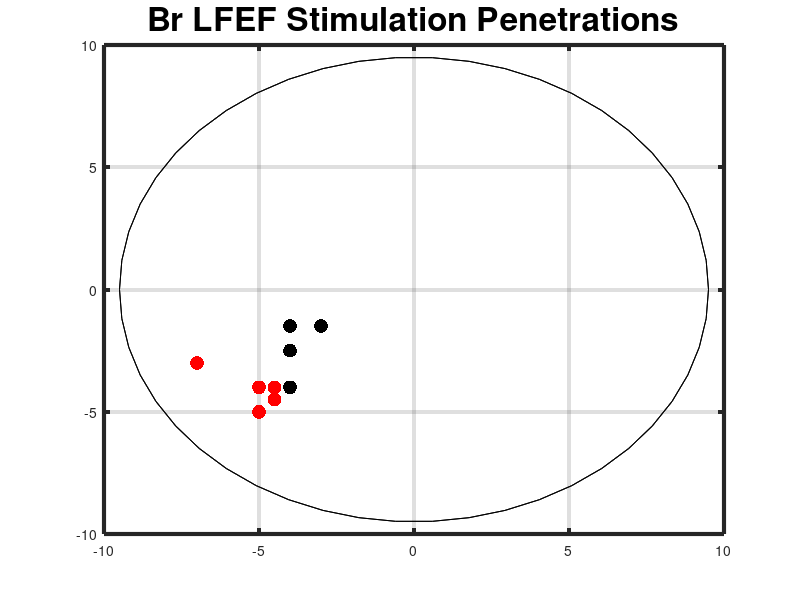

Write MATLAB code to recreate this figure.
% setup variables
dot_size = 100;
sacc_yes = 'r';
sacc_no = 'k';

hold on;

%
% bpLFEFStim2_6_15
%


%
% bpLFEFStim2_10_15
%

% variables
bpLFEFStim2_10_15depth = -6475;
bpLFEFStim2_10_15AP = -4;
bpLFEFStim2_10_15ML = -4.5;

% session depth + coordinates
bpLFEFStim2_10_15top = [bpLFEFStim2_10_15ML, bpLFEFStim2_10_15AP, 0];
bpLFEFStim2_10_15bottom = [bpLFEFStim2_10_15ML, bpLFEFStim2_10_15AP, bpLFEFStim2_10_15depth];
bpLFEFStim2_10_15 = [bpLFEFStim2_10_15top;bpLFEFStim2_10_15bottom];
plot3(bpLFEFStim2_10_15(:,1),bpLFEFStim2_10_15(:,2),bpLFEFStim2_10_15(:,3), 'r')

bpLFEFStim2_10_15ch06 = scatter3(bpLFEFStim2_10_15ML, bpLFEFStim2_10_15AP, bpLFEFStim2_10_15depth + 3200, dot_size, sacc_yes, 'filled');
bpLFEFStim2_10_15ch05 = scatter3(bpLFEFStim2_10_15ML, bpLFEFStim2_10_15AP, bpLFEFStim2_10_15depth + 2900, dot_size, sacc_yes, 'filled');
bpLFEFStim2_10_15ch04 = scatter3(bpLFEFStim2_10_15ML, bpLFEFStim2_10_15AP, bpLFEFStim2_10_15depth + 2400, dot_size, sacc_yes, 'filled');
bpLFEFStim2_10_15ch03 = scatter3(bpLFEFStim2_10_15ML, bpLFEFStim2_10_15AP, bpLFEFStim2_10_15depth + 2000, dot_size, sacc_yes, 'filled');
bpLFEFStim2_10_15ch02 = scatter3(bpLFEFStim2_10_15ML, bpLFEFStim2_10_15AP, bpLFEFStim2_10_15depth + 1300, dot_size, sacc_yes, 'filled');
bpLFEFStim2_10_15ch01 = scatter3(bpLFEFStim2_10_15ML, bpLFEFStim2_10_15AP, bpLFEFStim2_10_15depth +    0, dot_size,  sacc_no, 'filled');


%
% bpLFEFStim2_19_15
%

% variables
bpLFEFStim2_19_15depth = -4050;
bpLFEFStim2_19_15AP = -4.5;
bpLFEFStim2_19_15ML = -4.5;

% session depth + coordinates
bpLFEFStim2_19_15top = [bpLFEFStim2_19_15ML, bpLFEFStim2_19_15AP, 0];
bpLFEFStim2_19_15bottom = [bpLFEFStim2_19_15ML, bpLFEFStim2_19_15AP, bpLFEFStim2_19_15depth];
bpLFEFStim2_19_15 = [bpLFEFStim2_19_15top;bpLFEFStim2_19_15bottom];
plot3(bpLFEFStim2_19_15(:,1),bpLFEFStim2_19_15(:,2),bpLFEFStim2_19_15(:,3), 'r')


bpLFEFStim2_19_15ch10 = scatter3(bpLFEFStim2_19_15ML, bpLFEFStim2_19_15AP, bpLFEFStim2_19_15depth + 3100, dot_size, sacc_yes, 'filled');
bpLFEFStim2_19_15ch09 = scatter3(bpLFEFStim2_19_15ML, bpLFEFStim2_19_15AP, bpLFEFStim2_19_15depth + 2800, dot_size, sacc_yes, 'filled');
bpLFEFStim2_19_15ch08 = scatter3(bpLFEFStim2_19_15ML, bpLFEFStim2_19_15AP, bpLFEFStim2_19_15depth + 2500, dot_size, sacc_yes, 'filled');
bpLFEFStim2_19_15ch07 = scatter3(bpLFEFStim2_19_15ML, bpLFEFStim2_19_15AP, bpLFEFStim2_19_15depth + 2100, dot_size, sacc_yes, 'filled');
bpLFEFStim2_19_15ch06 = scatter3(bpLFEFStim2_19_15ML, bpLFEFStim2_19_15AP, bpLFEFStim2_19_15depth + 1800, dot_size, sacc_yes, 'filled');
bpLFEFStim2_19_15ch05 = scatter3(bpLFEFStim2_19_15ML, bpLFEFStim2_19_15AP, bpLFEFStim2_19_15depth + 1200, dot_size, sacc_yes, 'filled');
bpLFEFStim2_19_15ch04 = scatter3(bpLFEFStim2_19_15ML, bpLFEFStim2_19_15AP, bpLFEFStim2_19_15depth +  900, dot_size, sacc_yes, 'filled');
bpLFEFStim2_19_15ch03 = scatter3(bpLFEFStim2_19_15ML, bpLFEFStim2_19_15AP, bpLFEFStim2_19_15depth +  600, dot_size, sacc_yes, 'filled');
bpLFEFStim2_19_15ch02 = scatter3(bpLFEFStim2_19_15ML, bpLFEFStim2_19_15AP, bpLFEFStim2_19_15depth +  300, dot_size, sacc_yes, 'filled');
bpLFEFStim2_19_15ch01 = scatter3(bpLFEFStim2_19_15ML, bpLFEFStim2_19_15AP, bpLFEFStim2_19_15depth +    0, dot_size, sacc_yes, 'filled');


%
% bpLFEFStim2_27_15
%

% variables
bpLFEFStim2_27_15depth = -4600;
bpLFEFStim2_27_15AP = -4;
bpLFEFStim2_27_15ML = -4;

% session depth + coordinates
bpLFEFStim2_27_15top = [bpLFEFStim2_27_15ML, bpLFEFStim2_27_15AP, 0];
bpLFEFStim2_27_15bottom = [bpLFEFStim2_27_15ML, bpLFEFStim2_27_15AP, bpLFEFStim2_27_15depth];
bpLFEFStim2_27_15 = [bpLFEFStim2_27_15top;bpLFEFStim2_27_15bottom];
plot3(bpLFEFStim2_27_15(:,1),bpLFEFStim2_27_15(:,2),bpLFEFStim2_27_15(:,3), 'r')


bpLFEFStim2_27_15ch04 = scatter3(bpLFEFStim2_27_15ML, bpLFEFStim2_27_15AP, bpLFEFStim2_27_15depth + 3300, dot_size, sacc_no, 'filled');
bpLFEFStim2_27_15ch03 = scatter3(bpLFEFStim2_27_15ML, bpLFEFStim2_27_15AP, bpLFEFStim2_27_15depth + 3000, dot_size, sacc_yes, 'filled');
bpLFEFStim2_27_15ch02 = scatter3(bpLFEFStim2_27_15ML, bpLFEFStim2_27_15AP, bpLFEFStim2_27_15depth + 2700, dot_size, sacc_yes, 'filled');
bpLFEFStim2_27_15ch01 = scatter3(bpLFEFStim2_27_15ML, bpLFEFStim2_27_15AP, bpLFEFStim2_27_15depth +    0, dot_size, sacc_yes, 'filled');

%
% bpLFEFStim3_04_15
%

% variables
bpLFEFStim3_04_15depth = -3600;
bpLFEFStim3_04_15AP = -1.5;
bpLFEFStim3_04_15ML = -3;

% session depth + coordinates
bpLFEFStim3_04_15top = [bpLFEFStim3_04_15ML, bpLFEFStim3_04_15AP, 0];
bpLFEFStim3_04_15bottom = [bpLFEFStim3_04_15ML, bpLFEFStim3_04_15AP, bpLFEFStim3_04_15depth];
bpLFEFStim3_04_15 = [bpLFEFStim3_04_15top;bpLFEFStim3_04_15bottom];
plot3(bpLFEFStim3_04_15(:,1),bpLFEFStim3_04_15(:,2),bpLFEFStim3_04_15(:,3), 'r')

bpLFEFStim3_04_15ch10 = scatter3(bpLFEFStim3_04_15ML, bpLFEFStim3_04_15AP, bpLFEFStim3_04_15depth + 2500, dot_size, sacc_no, 'filled');
bpLFEFStim3_04_15ch09 = scatter3(bpLFEFStim3_04_15ML, bpLFEFStim3_04_15AP, bpLFEFStim3_04_15depth + 2200, dot_size, sacc_no, 'filled');
bpLFEFStim3_04_15ch08 = scatter3(bpLFEFStim3_04_15ML, bpLFEFStim3_04_15AP, bpLFEFStim3_04_15depth + 1700, dot_size, sacc_no, 'filled');
bpLFEFStim3_04_15ch07 = scatter3(bpLFEFStim3_04_15ML, bpLFEFStim3_04_15AP, bpLFEFStim3_04_15depth + 1500, dot_size, sacc_yes, 'filled');
bpLFEFStim3_04_15ch06 = scatter3(bpLFEFStim3_04_15ML, bpLFEFStim3_04_15AP, bpLFEFStim3_04_15depth + 1200, dot_size, sacc_yes, 'filled');
bpLFEFStim3_04_15ch05 = scatter3(bpLFEFStim3_04_15ML, bpLFEFStim3_04_15AP, bpLFEFStim3_04_15depth + 1000, dot_size, sacc_yes, 'filled');
bpLFEFStim3_04_15ch04 = scatter3(bpLFEFStim3_04_15ML, bpLFEFStim3_04_15AP, bpLFEFStim3_04_15depth +  800, dot_size, sacc_yes, 'filled');
bpLFEFStim3_04_15ch03 = scatter3(bpLFEFStim3_04_15ML, bpLFEFStim3_04_15AP, bpLFEFStim3_04_15depth +  500, dot_size, sacc_yes, 'filled');
bpLFEFStim3_04_15ch02 = scatter3(bpLFEFStim3_04_15ML, bpLFEFStim3_04_15AP, bpLFEFStim3_04_15depth +  200, dot_size, sacc_yes, 'filled');
bpLFEFStim3_04_15ch01 = scatter3(bpLFEFStim3_04_15ML, bpLFEFStim3_04_15AP, bpLFEFStim3_04_15depth +    0, dot_size, sacc_yes, 'filled');


%
% bpLFEFStim3_12_15
%

% variables
bpLFEFStim3_12_15depth = -6800;
bpLFEFStim3_12_15AP = -1.5;
bpLFEFStim3_12_15ML = -4;

% session depth + coordinates
bpLFEFStim3_12_15top = [bpLFEFStim3_12_15ML, bpLFEFStim3_12_15AP, 0];
bpLFEFStim3_12_15bottom = [bpLFEFStim3_12_15ML, bpLFEFStim3_12_15AP, bpLFEFStim3_12_15depth];
bpLFEFStim3_12_15 = [bpLFEFStim3_12_15top;bpLFEFStim3_12_15bottom];
plot3(bpLFEFStim3_12_15(:,1),bpLFEFStim3_12_15(:,2),bpLFEFStim3_12_15(:,3), 'r')

bpLFEFStim3_12_15ch16 = scatter3(bpLFEFStim3_12_15ML, bpLFEFStim3_12_15AP, bpLFEFStim3_12_15depth + 5400, dot_size, sacc_no, 'filled');
bpLFEFStim3_12_15ch15 = scatter3(bpLFEFStim3_12_15ML, bpLFEFStim3_12_15AP, bpLFEFStim3_12_15depth + 5000, dot_size, sacc_no, 'filled');
bpLFEFStim3_12_15ch14 = scatter3(bpLFEFStim3_12_15ML, bpLFEFStim3_12_15AP, bpLFEFStim3_12_15depth + 4600, dot_size, sacc_no, 'filled');
bpLFEFStim3_12_15ch13 = scatter3(bpLFEFStim3_12_15ML, bpLFEFStim3_12_15AP, bpLFEFStim3_12_15depth + 4300, dot_size, sacc_no, 'filled');
bpLFEFStim3_12_15ch12 = scatter3(bpLFEFStim3_12_15ML, bpLFEFStim3_12_15AP, bpLFEFStim3_12_15depth + 4000, dot_size, sacc_no, 'filled');
bpLFEFStim3_12_15ch11 = scatter3(bpLFEFStim3_12_15ML, bpLFEFStim3_12_15AP, bpLFEFStim3_12_15depth + 3700, dot_size, sacc_no, 'filled');
bpLFEFStim3_12_15ch10 = scatter3(bpLFEFStim3_12_15ML, bpLFEFStim3_12_15AP, bpLFEFStim3_12_15depth + 3300, dot_size, sacc_no, 'filled');
bpLFEFStim3_12_15ch09 = scatter3(bpLFEFStim3_12_15ML, bpLFEFStim3_12_15AP, bpLFEFStim3_12_15depth + 3000, dot_size, sacc_no, 'filled');
bpLFEFStim3_12_15ch08 = scatter3(bpLFEFStim3_12_15ML, bpLFEFStim3_12_15AP, bpLFEFStim3_12_15depth + 2800, dot_size, sacc_no, 'filled');
bpLFEFStim3_12_15ch07 = scatter3(bpLFEFStim3_12_15ML, bpLFEFStim3_12_15AP, bpLFEFStim3_12_15depth + 2300, dot_size, sacc_no, 'filled');
bpLFEFStim3_12_15ch06 = scatter3(bpLFEFStim3_12_15ML, bpLFEFStim3_12_15AP, bpLFEFStim3_12_15depth + 1900, dot_size, sacc_no, 'filled');
bpLFEFStim3_12_15ch05 = scatter3(bpLFEFStim3_12_15ML, bpLFEFStim3_12_15AP, bpLFEFStim3_12_15depth + 1500, dot_size, sacc_no, 'filled');
bpLFEFStim3_12_15ch04 = scatter3(bpLFEFStim3_12_15ML, bpLFEFStim3_12_15AP, bpLFEFStim3_12_15depth +  800, dot_size, sacc_yes, 'filled');
bpLFEFStim3_12_15ch03 = scatter3(bpLFEFStim3_12_15ML, bpLFEFStim3_12_15AP, bpLFEFStim3_12_15depth +  500, dot_size, sacc_no, 'filled');
bpLFEFStim3_12_15ch02 = scatter3(bpLFEFStim3_12_15ML, bpLFEFStim3_12_15AP, bpLFEFStim3_12_15depth +  200, dot_size, sacc_yes, 'filled');
bpLFEFStim3_12_15ch01 = scatter3(bpLFEFStim3_12_15ML, bpLFEFStim3_12_15AP, bpLFEFStim3_12_15depth +    0, dot_size, sacc_yes, 'filled');

%
% bpLFEFStim3_17_15
%

% variables
bpLFEFStim3_17_15depth = -5700;
bpLFEFStim3_17_15AP = -2.5;
bpLFEFStim3_17_15ML = -4;

% session depth + coordinates
bpLFEFStim3_17_15top = [bpLFEFStim3_17_15ML, bpLFEFStim3_17_15AP, 0];
bpLFEFStim3_17_15bottom = [bpLFEFStim3_17_15ML, bpLFEFStim3_17_15AP, bpLFEFStim3_17_15depth];
bpLFEFStim3_17_15 = [bpLFEFStim3_17_15top;bpLFEFStim3_17_15bottom];
plot3(bpLFEFStim3_17_15(:,1),bpLFEFStim3_17_15(:,2),bpLFEFStim3_17_15(:,3), 'r')

bpLFEFStim3_17_15ch05 = scatter3(bpLFEFStim3_17_15ML, bpLFEFStim3_17_15AP, bpLFEFStim3_17_15depth + 4400, dot_size, sacc_no, 'filled');
bpLFEFStim3_17_15ch04 = scatter3(bpLFEFStim3_17_15ML, bpLFEFStim3_17_15AP, bpLFEFStim3_17_15depth + 3400, dot_size, sacc_no, 'filled');
bpLFEFStim3_17_15ch03 = scatter3(bpLFEFStim3_17_15ML, bpLFEFStim3_17_15AP, bpLFEFStim3_17_15depth + 2400, dot_size, sacc_yes, 'filled');
bpLFEFStim3_17_15ch02 = scatter3(bpLFEFStim3_17_15ML, bpLFEFStim3_17_15AP, bpLFEFStim3_17_15depth + 1400, dot_size, sacc_no, 'filled');
bpLFEFStim3_17_15ch01 = scatter3(bpLFEFStim3_17_15ML, bpLFEFStim3_17_15AP, bpLFEFStim3_17_15depth +    0, dot_size, sacc_no, 'filled');


%
% bpLFEFStim3_18_15
%

% variables
bpLFEFStim3_18_15depth = -2100;
bpLFEFStim3_18_15AP = -5;
bpLFEFStim3_18_15ML = -5;

% session depth + coordinates
bpLFEFStim3_18_15top = [bpLFEFStim3_18_15ML, bpLFEFStim3_18_15AP, 0];
bpLFEFStim3_18_15bottom = [bpLFEFStim3_18_15ML, bpLFEFStim3_18_15AP, bpLFEFStim3_18_15depth];
bpLFEFStim3_18_15 = [bpLFEFStim3_18_15top;bpLFEFStim3_18_15bottom];
plot3(bpLFEFStim3_18_15(:,1),bpLFEFStim3_18_15(:,2),bpLFEFStim3_18_15(:,3), 'r')

bpLFEFStim3_18_15ch01 = scatter3(bpLFEFStim3_18_15ML, bpLFEFStim3_18_15AP, bpLFEFStim3_18_15depth +    0, dot_size, sacc_yes, 'filled');

%
% bpLFEFStim3_30_15
%



%
% bpLFEFStim5_13_15
%

% variables
bpLFEFStim5_13_15depth = -6500;
bpLFEFStim5_13_15AP = -4;
bpLFEFStim5_13_15ML = -5;

% session depth + coordinates
bpLFEFStim5_13_15top = [bpLFEFStim5_13_15ML, bpLFEFStim5_13_15AP, 0];
bpLFEFStim5_13_15bottom = [bpLFEFStim5_13_15ML, bpLFEFStim5_13_15AP, bpLFEFStim5_13_15depth];
bpLFEFStim5_13_15 = [bpLFEFStim5_13_15top;bpLFEFStim5_13_15bottom];
plot3(bpLFEFStim5_13_15(:,1),bpLFEFStim5_13_15(:,2),bpLFEFStim5_13_15(:,3), 'r')

bpLFEFStim5_13_15ch15 = scatter3(bpLFEFStim5_13_15ML, bpLFEFStim5_13_15AP, bpLFEFStim5_13_15depth + 6600, dot_size, sacc_yes, 'filled');
bpLFEFStim5_13_15ch14 = scatter3(bpLFEFStim5_13_15ML, bpLFEFStim5_13_15AP, bpLFEFStim5_13_15depth + 6300, dot_size, sacc_yes, 'filled');
bpLFEFStim5_13_15ch13 = scatter3(bpLFEFStim5_13_15ML, bpLFEFStim5_13_15AP, bpLFEFStim5_13_15depth + 6000, dot_size, sacc_yes, 'filled');
bpLFEFStim5_13_15ch12 = scatter3(bpLFEFStim5_13_15ML, bpLFEFStim5_13_15AP, bpLFEFStim5_13_15depth + 5500, dot_size, sacc_yes, 'filled');
bpLFEFStim5_13_15ch11 = scatter3(bpLFEFStim5_13_15ML, bpLFEFStim5_13_15AP, bpLFEFStim5_13_15depth + 5000, dot_size, sacc_yes, 'filled');
bpLFEFStim5_13_15ch10 = scatter3(bpLFEFStim5_13_15ML, bpLFEFStim5_13_15AP, bpLFEFStim5_13_15depth + 4500, dot_size, sacc_yes, 'filled');
bpLFEFStim5_13_15ch09 = scatter3(bpLFEFStim5_13_15ML, bpLFEFStim5_13_15AP, bpLFEFStim5_13_15depth + 4000, dot_size, sacc_yes, 'filled');
bpLFEFStim5_13_15ch08 = scatter3(bpLFEFStim5_13_15ML, bpLFEFStim5_13_15AP, bpLFEFStim5_13_15depth + 3500, dot_size, sacc_yes, 'filled');
bpLFEFStim5_13_15ch07 = scatter3(bpLFEFStim5_13_15ML, bpLFEFStim5_13_15AP, bpLFEFStim5_13_15depth + 3000, dot_size, sacc_yes, 'filled');
bpLFEFStim5_13_15ch06 = scatter3(bpLFEFStim5_13_15ML, bpLFEFStim5_13_15AP, bpLFEFStim5_13_15depth + 2500, dot_size, sacc_yes, 'filled');
bpLFEFStim5_13_15ch05 = scatter3(bpLFEFStim5_13_15ML, bpLFEFStim5_13_15AP, bpLFEFStim5_13_15depth + 2000, dot_size, sacc_yes, 'filled');
bpLFEFStim5_13_15ch04 = scatter3(bpLFEFStim5_13_15ML, bpLFEFStim5_13_15AP, bpLFEFStim5_13_15depth + 1500, dot_size, sacc_yes, 'filled');
bpLFEFStim5_13_15ch03 = scatter3(bpLFEFStim5_13_15ML, bpLFEFStim5_13_15AP, bpLFEFStim5_13_15depth + 1000, dot_size, sacc_yes, 'filled');
bpLFEFStim5_13_15ch02 = scatter3(bpLFEFStim5_13_15ML, bpLFEFStim5_13_15AP, bpLFEFStim5_13_15depth +  500, dot_size, sacc_yes, 'filled');
bpLFEFStim5_13_15ch01 = scatter3(bpLFEFStim5_13_15ML, bpLFEFStim5_13_15AP, bpLFEFStim5_13_15depth +    0, dot_size, sacc_yes, 'filled');


%
% bpLFEFStim5_13_15n02
%

% variables
bpLFEFStim5_13_15n02depth = -8500;
bpLFEFStim5_13_15n02AP = -3;
bpLFEFStim5_13_15n02ML = -7;

% session depth + coordinates
bpLFEFStim5_13_15n02top = [bpLFEFStim5_13_15n02ML, bpLFEFStim5_13_15n02AP, 0];
bpLFEFStim5_13_15n02bottom = [bpLFEFStim5_13_15n02ML, bpLFEFStim5_13_15n02AP, bpLFEFStim5_13_15n02depth];
bpLFEFStim5_13_15n02 = [bpLFEFStim5_13_15n02top;bpLFEFStim5_13_15n02bottom];
plot3(bpLFEFStim5_13_15n02(:,1),bpLFEFStim5_13_15n02(:,2),bpLFEFStim5_13_15n02(:,3), 'r')

bpLFEFStim5_13_15n02ch08 = scatter3(bpLFEFStim5_13_15n02ML, bpLFEFStim5_13_15n02AP, bpLFEFStim5_13_15n02depth + 3500, dot_size, sacc_yes, 'filled');
bpLFEFStim5_13_15n02ch07 = scatter3(bpLFEFStim5_13_15n02ML, bpLFEFStim5_13_15n02AP, bpLFEFStim5_13_15n02depth + 3000, dot_size, sacc_yes, 'filled');
bpLFEFStim5_13_15n02ch06 = scatter3(bpLFEFStim5_13_15n02ML, bpLFEFStim5_13_15n02AP, bpLFEFStim5_13_15n02depth + 2500, dot_size, sacc_yes, 'filled');
bpLFEFStim5_13_15n02ch05 = scatter3(bpLFEFStim5_13_15n02ML, bpLFEFStim5_13_15n02AP, bpLFEFStim5_13_15n02depth + 2000, dot_size, sacc_yes, 'filled');
bpLFEFStim5_13_15n02ch04 = scatter3(bpLFEFStim5_13_15n02ML, bpLFEFStim5_13_15n02AP, bpLFEFStim5_13_15n02depth + 1500, dot_size, sacc_yes, 'filled');
bpLFEFStim5_13_15n02ch03 = scatter3(bpLFEFStim5_13_15n02ML, bpLFEFStim5_13_15n02AP, bpLFEFStim5_13_15n02depth + 1000, dot_size, sacc_yes, 'filled');
bpLFEFStim5_13_15n02ch02 = scatter3(bpLFEFStim5_13_15n02ML, bpLFEFStim5_13_15n02AP, bpLFEFStim5_13_15n02depth +  500, dot_size, sacc_yes, 'filled');
bpLFEFStim5_13_15n02ch01 = scatter3(bpLFEFStim5_13_15n02ML, bpLFEFStim5_13_15n02AP, bpLFEFStim5_13_15n02depth +    0, dot_size, sacc_no, 'filled');


% plot chamber cylinder
[x1,y1,z1]=cylinder(9.5,50);
[x2,y2,z2]=cylinder(9.5,50);

z1=z1 + 0;
z2= z2 - 10000;
s1=surf(x1,y1,z1);
s2=surf(x2,y2,z2);

% setup plot dimensions/variables
grid on;
set(gca,'LineWidth',3)
box on;
axis([-10, 10, -10, 10, -10000, 1000])
title('Br LFEF Stimulation Penetrations', 'fontsize', 24);

set(gcf, 'units', 'norm', 'position', [0 0 .5 .9])